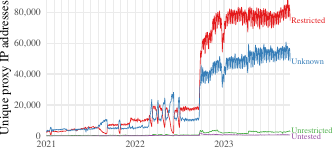

The R source for this figure:
# Makes a graph showing the number of unique Snowflake proxy IP addresses per
# day, by NAT type.
#
# Usage:
#   Rscript proxy-nat-type.r proxy-nat-type.csv proxy-nat-type.pdf

library("tidyverse")

source("../common.r")

DATE_LIMITS <- lubridate::ymd(c(
	# "2019-07-01",
	"2021-01-01",
	"2023-05-30"
))

# TODO: date threshold where "untested" changed to "restricted" and "unknown" in August 2020.

(function() {
	args <- commandArgs(trailingOnly = TRUE)
	if (length(args) != 2) {
		stop("usage: Rscript proxy-nat-type.r proxy-nat-type.csv proxy-nat-type.pdf")
	}
	proxy_nat_type_csv_path <<- args[[1]]
	output_path <<- args[[2]]
})()

proxy_nat_type <- read_csv(proxy_nat_type_csv_path, col_types = cols(
	date = col_date(),
	nat_type = col_character(),
	unique_ips = col_double(),
	coverage = col_double()
)) %>%
	# Unlike in the user graphs, here we do not compensate for days where
	# coverage < 1.0: because of deduplication, unique_ips does not scale
	# linearly with time like the number of concurrent users does.

	# Put a label on the rows with type == NA.
	replace_na(list(nat_type = "untested")) %>%

	# Order the types by the value of unique_ips at the right side of the graph.
	mutate(nat_type = fct_reorder2(nat_type, date, unique_ips)) %>%

	# Fill in entirely missing dates with NA.
	group_by(nat_type) %>%
	complete(date = seq.Date(min(date), max(date), "days")) %>%
	ungroup() %>%

	# Keep only the records within DATE_LIMITS.
	filter(lubridate::`%within%`(date, do.call(lubridate::interval, as.list(DATE_LIMITS)))) %>%

	# Make better labels for proxy types.
	mutate(nat_type = fct_recode(nat_type,
		"Restricted" = "restricted",
		"Unrestricted" = "unrestricted",
		"Unknown" = "unknown",
		"Untested" = "untested"
	))

# To add a "total" series:
# proxy_type <- bind_rows(
# 	proxy_type,
# 	proxy_type %>%
# 		group_by(date) %>%
# 		summarize(
# 			unique_ips = sum(unique_ips, na.rm = TRUE),
# 			coverage = mean(coverage, na.rm = TRUE)
# 		) %>%
# 		mutate(nat_type = "total")
# )

p <- ggplot() +
	# TODO: event annotations?

	# Data series.
	geom_line(
		data = proxy_nat_type, aes(
			x = date,
			# Divide by coverage (what fraction of of a day each
			# unique_ips sample represents, between 0.0 and 1.0) to
			# remove illusory dips caused by partial days' data.
			y = unique_ips / coverage,
			color = nat_type
		)
	) +

	# Draw the type labels in the right margin. theme(plot.margin) below
	# makes room for this.
	geom_text(
		data = proxy_nat_type %>%
			group_by(nat_type) %>%
				arrange(desc(date)) %>%
				slice(1) %>%
			ungroup() %>%
			mutate(date = max(date)) %>%
			mutate(y = place_no_overlap(unique_ips, -10000, 4000)),
		aes(
			x = date,
			y = y,
			color = nat_type,
			label = nat_type,
		),
		position = position_nudge(x = 5),
		size = 2,
		hjust = 0, vjust = 0.5
	) +

	scale_y_continuous(
		minor_breaks = NULL,
		labels = scales::comma
	) +
	scale_x_date(
		date_breaks = "1 year",
		date_minor_breaks = "1 month",
		date_labels = "%Y"
	) +
	scale_color_brewer(palette = "Set1") +
	coord_cartesian(xlim = DATE_LIMITS, ylim = c(0, NA), expand = FALSE, clip = "off") +
	labs(x = NULL, y = "Unique proxy IP addresses") +

	# Make room for the margin labels added by geom_text above.
	theme(plot.margin = unit(c(0, 11, 0, 0), "mm")) +
	guides(color = "none")
ggsave(output_path, p, width = DOCUMENT_LINEWIDTH, height = 1.5)
